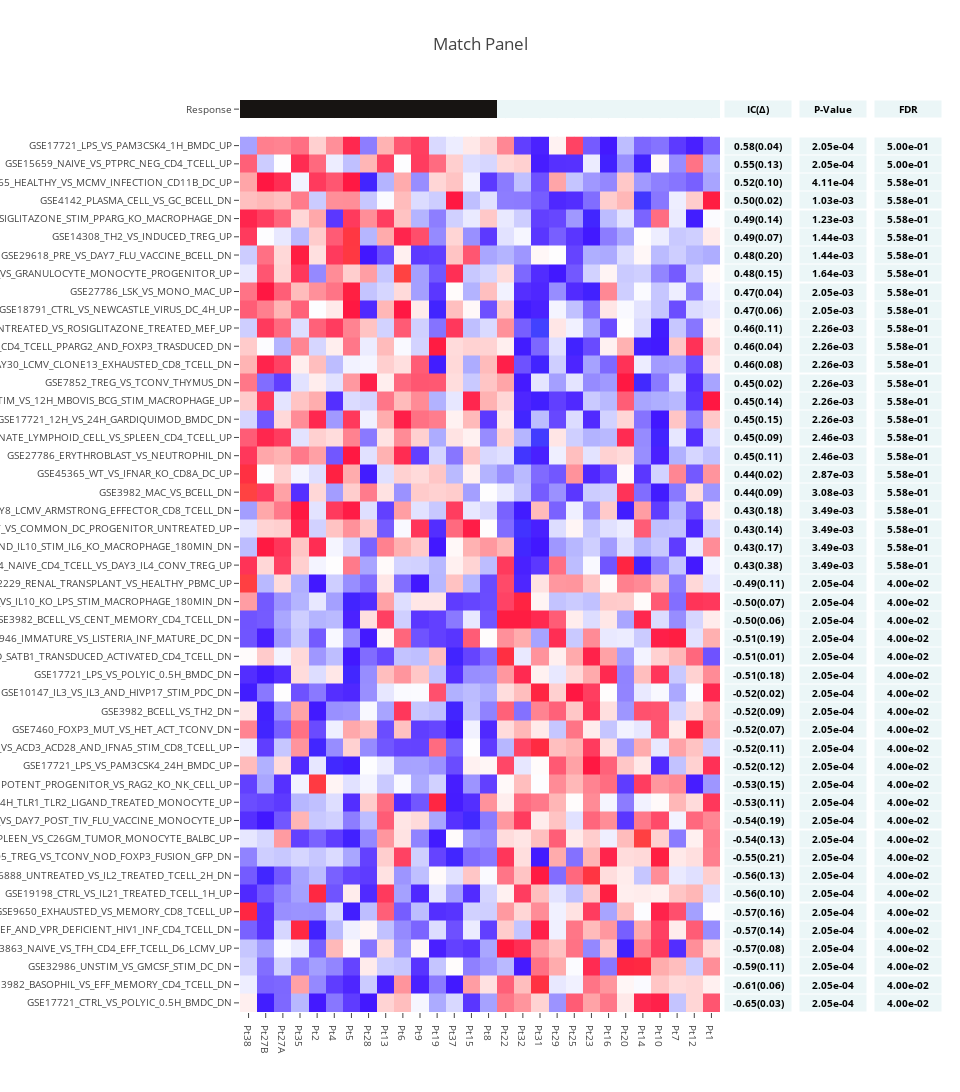

Here is the notebook cell this chart was saved with:
### Code cell
target = pd.read_table('./target_0.tsv', index_col=0, squeeze=True)

features = pd.read_table('./features_0.tsv', index_col=0)

scores = make_match_panel(
    target, features, n_sampling=3, n_permutation=1, target_type='binary')

scores
